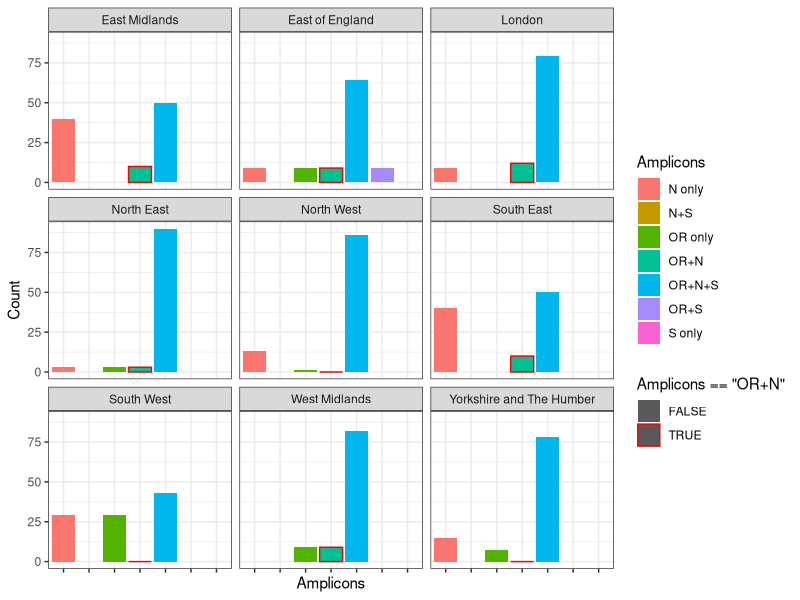
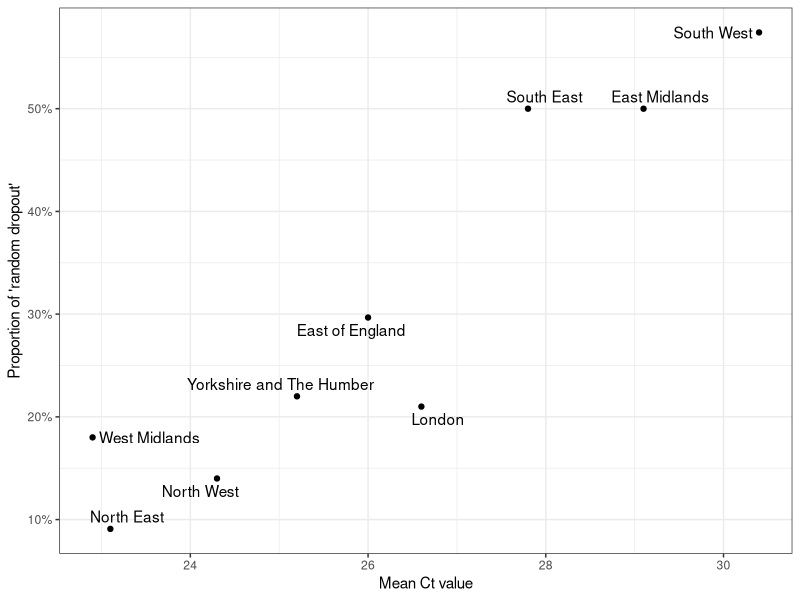

Source code (R) for these figures, in order:
## ---- chunk 1
library(ggrepel)
library(tidyverse)
library(lubridate)
data = read_csv("ons_ct.csv") %>% mutate(week=dmy(`Week started`)) %>% select(`N only`, `OR only`, `S only`, `OR+N` ,`OR+S`, `N+S`, `OR+N+S`,`Region`,`RegionType`,week) %>% pivot_longer(c(-week,-Region,-RegionType),names_to="Amplicons",values_to="Count")



data_ct = read_csv("ons_ct.csv") %>% mutate(week=dmy(`Week started`)) %>% select(`week`,`Region`,`RegionType`,contains("Percentile"), `Mean`)


## ---- chunk 2
subset = data %>% filter(week=="2020-09-21") %>% filter(RegionType=="EnglandRegion")
ggplot(subset,aes(x=Amplicons,y=Count,fill=Amplicons,color=Amplicons=="OR+N"))+geom_bar(stat="identity")+facet_wrap(~Region)+theme_bw()+
  theme(
        axis.text.x=element_blank()
        )+scale_color_manual(values=c("NA","red"))
## ---- chunk 3

# Exclude suspected B.1.1.7 from the data
subset = data %>% filter(week=="2020-09-21") %>% filter(RegionType=="EnglandRegion") %>% filter(Amplicons!="OR+S")

#Calculate the proportion with "no random dropout", then invert to get proportion of "random dropout"
subset =subset %>% group_by(Region) %>% mutate(proportion = Count/sum(Count)) %>% filter(Amplicons=="OR+N+S") %>% mutate(RandomDropout=1-proportion)


subset_cts = data_ct %>% filter(week=="2020-09-21") %>% filter(RegionType=="EnglandRegion")

both <- inner_join(subset,subset_cts) 

ggplot(both,aes(x=Mean,y=RandomDropout,label=Region))+geom_point()+labs(x="Mean Ct value",y="Proportion of 'random dropout'")+geom_text_repel()+theme_bw()+scale_y_continuous(labels=scales::percent)
